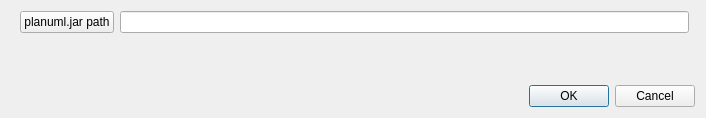
<?xml version="1.0" encoding="UTF-8"?>
<ui version="4.0">
 <class>Cfg</class>
 <widget class="QDialog" name="Cfg">
  <property name="windowModality">
   <enum>Qt::WindowModal</enum>
  </property>
  <property name="geometry">
   <rect>
    <x>0</x>
    <y>0</y>
    <width>706</width>
    <height>118</height>
   </rect>
  </property>
  <property name="windowTitle">
   <string>Configuration</string>
  </property>
  <property name="windowIcon">
   <iconset resource="plantuml_editor.qrc">
    <normaloff>:/plant_uml.png</normaloff>:/plant_uml.png</iconset>
  </property>
  <layout class="QVBoxLayout" name="verticalLayout">
   <item>
    <layout class="QHBoxLayout" name="horizontalLayout">
     <property name="leftMargin">
      <number>9</number>
     </property>
     <property name="rightMargin">
      <number>6</number>
     </property>
     <item>
      <widget class="QPushButton" name="btnJarPath">
       <property name="text">
        <string>planuml.jar path</string>
       </property>
      </widget>
     </item>
     <item>
      <widget class="QLineEdit" name="txtJarPath"/>
     </item>
    </layout>
   </item>
   <item>
    <spacer name="verticalSpacer">
     <property name="orientation">
      <enum>Qt::Vertical</enum>
     </property>
     <property name="sizeHint" stdset="0">
      <size>
       <width>20</width>
       <height>40</height>
      </size>
     </property>
    </spacer>
   </item>
   <item>
    <widget class="QDialogButtonBox" name="buttonBox">
     <property name="orientation">
      <enum>Qt::Horizontal</enum>
     </property>
     <property name="standardButtons">
      <set>QDialogButtonBox::Cancel|QDialogButtonBox::Ok</set>
     </property>
    </widget>
   </item>
  </layout>
 </widget>
 <resources>
  <include location="plantuml_editor.qrc"/>
 </resources>
 <connections>
  <connection>
   <sender>buttonBox</sender>
   <signal>accepted()</signal>
   <receiver>Cfg</receiver>
   <slot>accept()</slot>
   <hints>
    <hint type="sourcelabel">
     <x>248</x>
     <y>254</y>
    </hint>
    <hint type="destinationlabel">
     <x>157</x>
     <y>274</y>
    </hint>
   </hints>
  </connection>
  <connection>
   <sender>buttonBox</sender>
   <signal>rejected()</signal>
   <receiver>Cfg</receiver>
   <slot>reject()</slot>
   <hints>
    <hint type="sourcelabel">
     <x>316</x>
     <y>260</y>
    </hint>
    <hint type="destinationlabel">
     <x>286</x>
     <y>274</y>
    </hint>
   </hints>
  </connection>
 </connections>
</ui>
